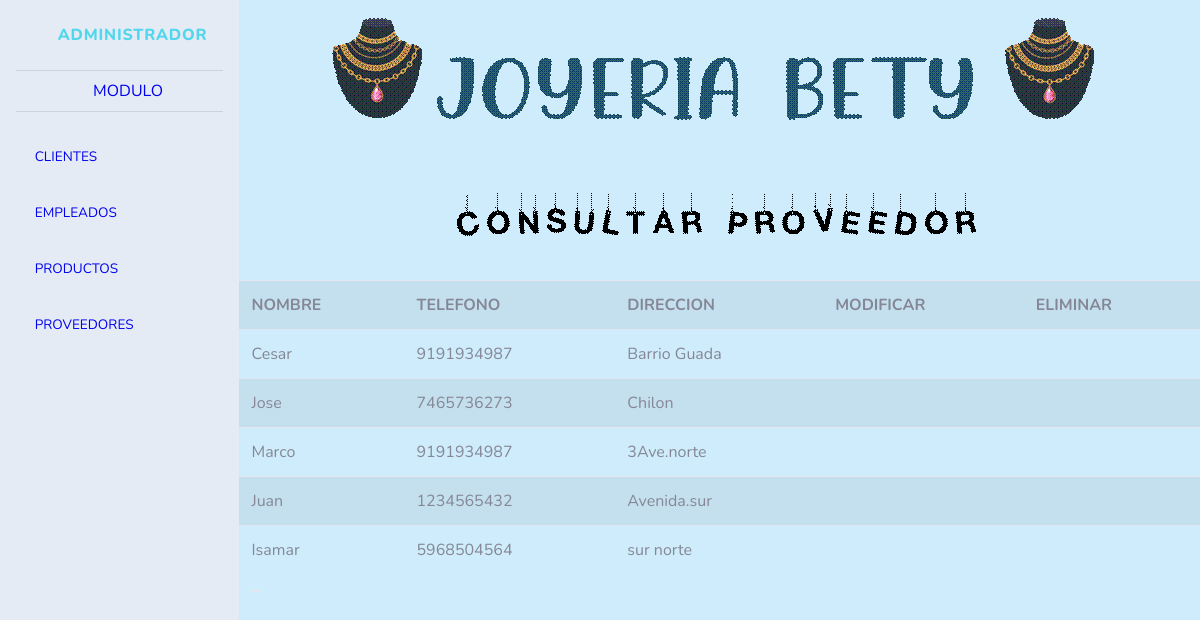
The page /proveedor/proveedor.php on the database its author committed.
### tables this page shows
CREATE TABLE IF NOT EXISTS `proveedor` (
  `id_proveedor` int(11) NOT NULL AUTO_INCREMENT,
  `nombre` varchar(20) NOT NULL,
  `telefono` varchar(10) NOT NULL,
  `direccion` varchar(12) NOT NULL,
  PRIMARY KEY (`id_proveedor`)
);

### proveedor/proveedor.php (the view, shortened to what this page needs)
<!DOCTYPE html>
<html lang="en">
<head>
    <link href="../vendor/fontawesome-free/css/all.min.css" rel="stylesheet" type="text/css">
    <link href="../css/sb-admin-2.min.css" rel="stylesheet">
</head>
<body id="page-top">
    <div id="wrapper">
        <ul class="navbar-nav bg-gradient-primary sidebar sidebar-dark accordion" id="accordionSidebar">
            <a class="sidebar-brand d-flex align-items-center justify-content-center" href="index.html">
                <div class="sidebar-brand-icon rotate-n-15">
                    <i class="fa fa-user-circle"></i>
                </div>
                <div class="sidebar-brand-text mx-3">Administrador</div>
            </a>
            <hr class="sidebar-divider my-0">
             <center>
                <a class="nav-link" href="index.html">
                 <i class="fa fa-book"></i>
                 <span>MODULO</span></a>
                    </center>
            <hr class="sidebar-divider">
             <li class="nav-item">
                <a class="nav-link collapsed" href="#" data-toggle="collapse" data-target="#collapseclientes1"
                    aria-expanded="true" aria-controls="collapseTwo">
                    <i class="fa fa-address-card" aria-hidden="true"></i>
                    <span>CLIENTES</span>
                </a>
            </li>
             <li class="nav-item">
                <a class="nav-link collapsed" href="#" data-toggle="collapse" data-target="#collapseclientes2"
                    aria-expanded="true" aria-controls="collapseTwo">
              <i class="fa fa-user-plus" aria-hidden="true"></i>
                    <span>EMPLEADOS</span>
                </a>
            </li>
             <li class="nav-item">
                <a class="nav-link collapsed" href="#" data-toggle="collapse" data-target="#collapseclientes"
                    aria-expanded="true" aria-controls="collapseTwo">
                      <i class="fa fa-cart-plus"></i>
                    <span>PRODUCTOS</span>
                </a>
            </li>
           <li class="nav-item">
                <a class="nav-link collapsed" href="#" data-toggle="collapse" data-target="#collapseproveedor"
                    aria-expanded="true" aria-controls="collapseproveedor">
                    <i class="fa fa-users"></i>
                    <span>PROVEEDORES</span>
                </a>
            </li>
        </ul>
        <div id="content-wrapper" class="d-flex flex-column">
                                   <center>
<div class="container">
<img src="../img/vv.gif"></div>
</center>
<center>
<div class="container">
<img src="../img/II.gif"></div>
</center>
                <table  class="table table-bordered" border="0" cellspacing="0">
        <?php
               require_once("../bd/conexion.php");
               $result = mysqli_query($link, "SELECT * FROM proveedor");
                echo "<table class='table table-striped'>";
                echo "<tr>
                  <th class='success'>NOMBRE</th>
                 <th class='success'>TELEFONO</th>
                 <th class='success'>DIRECCION</th>
<th class='success'>MODIFICAR</th>
<th class='success'>ELIMINAR</th>
            </tr>";
            while  (($row = mysqli_fetch_array($result))!=NULL)
            {
$id_proveedor = $row['id_proveedor'];
        $nombre = $row['nombre'];
         $telefono = $row['telefono'];
         $direccion = $row['direccion'];
            echo "<tr>
            <td class='active'>$nombre</td>
            <td class='active'>$telefono</td>
            <td class='active'>$direccion</td>
            <td class='active align='center'><center><a href='modificar.php?id_proveedor=$id_proveedor'><i class='fa fa-address-book fa-4'></i></a></center></td>
            <td class='active' align='center'><a onClick='confirmar($id_proveedor)'><i class='fa fa-times fa-4'></i></a></td>
            </tr>";
            }
            echo "</table>";
            ?>
            </table>
                <div class="container-fluid">
                    <div class="row">
                    <div class="row">
                        <div class="col-xl-8 col-lg-7">
                            <div class="card shadow mb-4">
                            </div>
                        </div>
                </div>
            </div>
        </div>
    </div>
</body>
</html>

### rows shown on the page
proveedor: nombre "Cesar", telefono "9191934987", direccion "Barrio Guada"
proveedor: nombre "Jose", telefono "7465736273", direccion "Chilon"
proveedor: nombre "Marco", telefono "9191934987", direccion "3Ave.norte"
proveedor: nombre "Juan", telefono "1234565432", direccion "Avenida.sur"
proveedor: nombre "Isamar", telefono "5968504564", direccion "sur norte"
